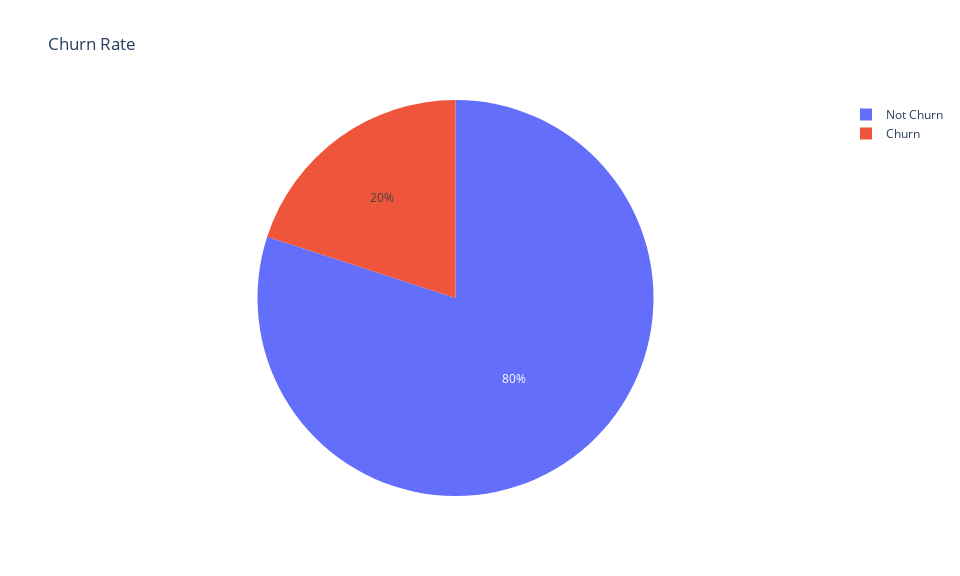

Notebook code for this chart:
### Code cell
fig = px.pie(
    data_frame=churn_rate,
    color='ChurnStatus',
    names='ChurnStatus',
    values='proportion',
    title='Churn Rate',
)
fig.update_layout(
    width=960, height=576
)
fig.show()

### Figure 1 — Plotly figure (JSON) as saved in the notebook; plotly's stock layout.template omitted (floating-point values rounded to 4 significant figures)
{"data": [{"customdata": [["Not Churn"], ["Churn"]], "domain": {"x": [0.0, 1.0], "y": [0.0, 1.0]}, "hovertemplate": "ChurnStatus=%{customdata[0]}<br>proportion=%{value}<extra></extra>", "labels": ["Not Churn", "Churn"], "legendgroup": "", "marker": {"colors": ["#636efa", "#EF553B"]}, "name": "", "showlegend": true, "values": [80.0, 20.0], "type": "pie"}], "layout": {"legend": {"tracegroupgap": 0}, "title": {"text": "Churn Rate"}, "width": 960, "height": 576}}
